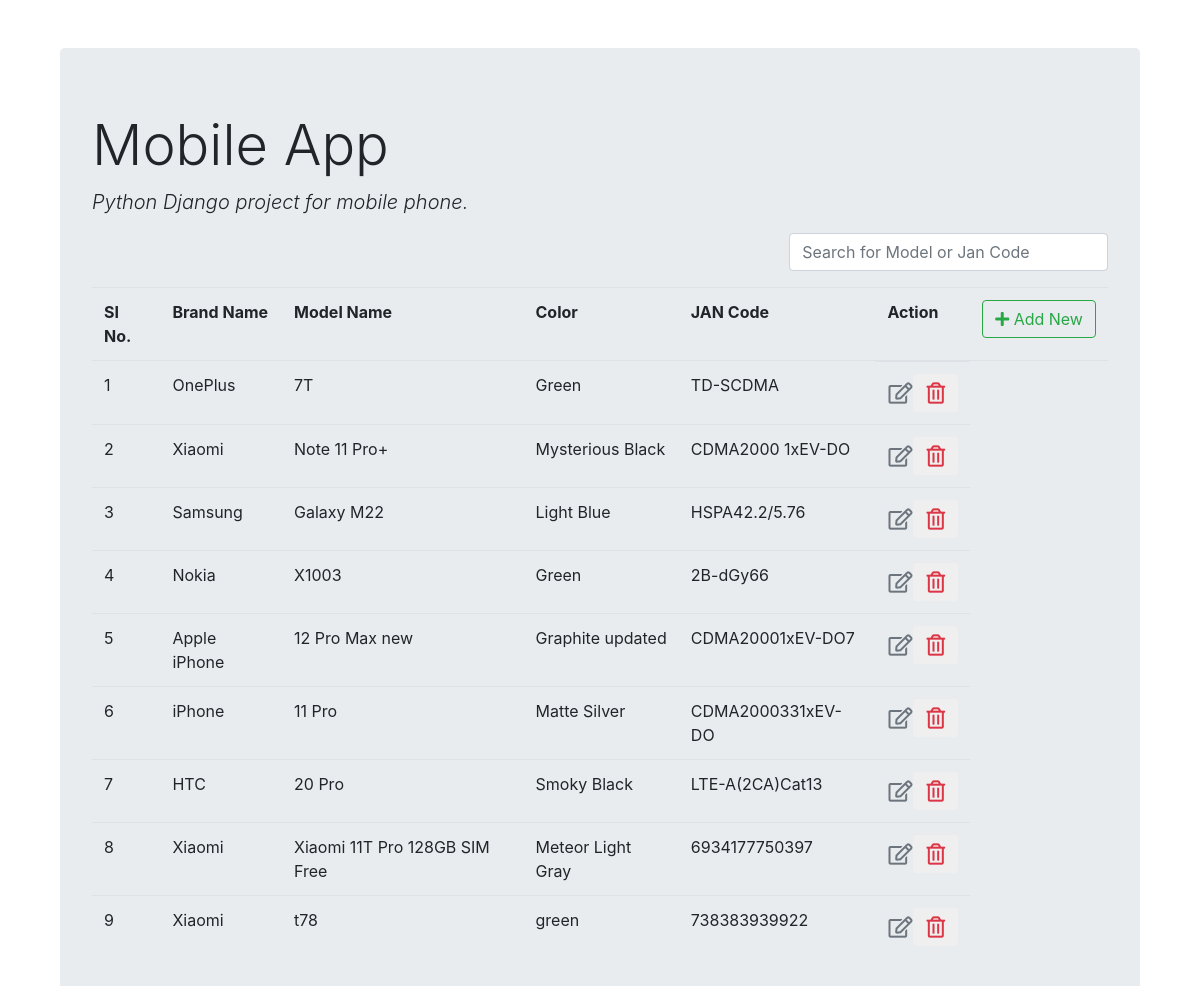
Page /list/ on the committed database.
### mobilephone_register/models.py (models this page shows)
class Mobile(models.Model):
    brand_name = models.CharField(max_length=100)
    model = models.CharField(max_length=100)
    color = models.CharField(max_length=30)
    jan_code = models.CharField(max_length=50)
    image = models.ImageField(upload_to='pics')

### mobilephone_register/views.py (the view)
# urls.py: path('list/', views.mobile_list, name='mobile_list'),
def mobile_list(request):
    mobiles = Mobile.objects.all()
    return render(request, 'mobile_list.html', {'mobiles': mobiles})

### templates/mobile_list.html (shortened to what this page needs)
{% extends 'base.html' %}
{% load static %}
{% block content %}
<div class="row">
<div class="col-md-8">
</div>
    <div class="col-md-4">
        <div class="form-group">
            <input type="text" id="searchField" class="form-control" placeholder="Search for Model or Jan Code">
        </div>
    </div>
</div>
<div class="main-table">
    <table class="table table-borderless">
    <thead class="border-bottom font-weight-bold">
    <tr>
        <td>SI No.</td>
        <td>Brand Name</td>
        <td>Model Name</td>
        <td>Color</td>
        <td>JAN Code</td>
        <td>Action</td>
                <td>
                    <a href="{% url 'mobile_insert' %}" class="btn btn-outline-success">
            <i class="fas fa-plus"></i> Add New
            </a>
                </td>
    </tr>
    </thead>
    <tbody>
    {% for mobile in mobiles %}
<tr>
    <td>{{ forloop.counter }} </td>
    <td>{{mobile.brand_name}}</td>
    <td>{{mobile.model}}</td>
    <td>{{mobile.color}}</td>
    <td>{{mobile.jan_code}}</td>
        <td style="display: flex;">
            <a href="{% url 'mobile_update' mobile.id %}" class="btn text-secondary px-0">
            <i class="far fa-edit fa-lg"></i>
            </a>
                   <form action="{% url 'mobile_delete' mobile.id %}" method="post" class="d-inline">
                       <button type="submit" class="btn">
                           <i class="far fa-trash-alt fa-lg text-danger"></i>
                       </button>
                    </form>
        </td>
</tr>
    {% endfor %}
    </tbody>
</table>
</div>
{% endblock %}

### templates/base.html (shortened to what this page needs)
<!DOCTYPE html>
<html lang="en">
<head>
        <link rel="stylesheet" href="https://maxcdn.bootstrapcdn.com/bootstrap/4.0.0/css/bootstrap.min.css">
<link rel="stylesheet" href="https://pro.fontawesome.com/releases/v5.10.0/css/all.css"/>
</head>
<body>
<div class="container">
    <div class="col-md-12 mt-5">
<div class="jumbotron">
  <h1 class="display-4">Mobile App</h1>
  <p class="lead font-italic"> Python Django project for mobile phone.</p>
 {% block content %}
{% endblock %}
</div>
    </div>
</div>
</body>
</html>

### rows in the picture
Mobile: brand_name "OnePlus", model "7T", color "Green", jan_code "TD-SCDMA"
Mobile: brand_name "Xiaomi", model "Note 11 Pro+", color "Mysterious Black", jan_code "CDMA2000 1xEV-DO"
Mobile: brand_name "Samsung", model "Galaxy M22", color "Light Blue", jan_code "HSPA42.2/5.76"
Mobile: brand_name "Nokia", model "X1003", color "Green", jan_code "2B-dGy66"
Mobile: brand_name "Apple iPhone", model "12 Pro Max new", color "Graphite updated", jan_code "CDMA20001xEV-DO7"
Mobile: brand_name "iPhone", model "11 Pro", color "Matte Silver", jan_code "CDMA2000331xEV-DO"
Mobile: brand_name "HTC", model "20 Pro", color "Smoky Black", jan_code "LTE-A(2CA)Cat13"
Mobile: brand_name "Xiaomi", model "Xiaomi 11T Pro 128GB SIM Free", color "Meteor Light Gray", jan_code "6934177750397"
Mobile: brand_name "Xiaomi", model "t78", color "green", jan_code "738383939922"
